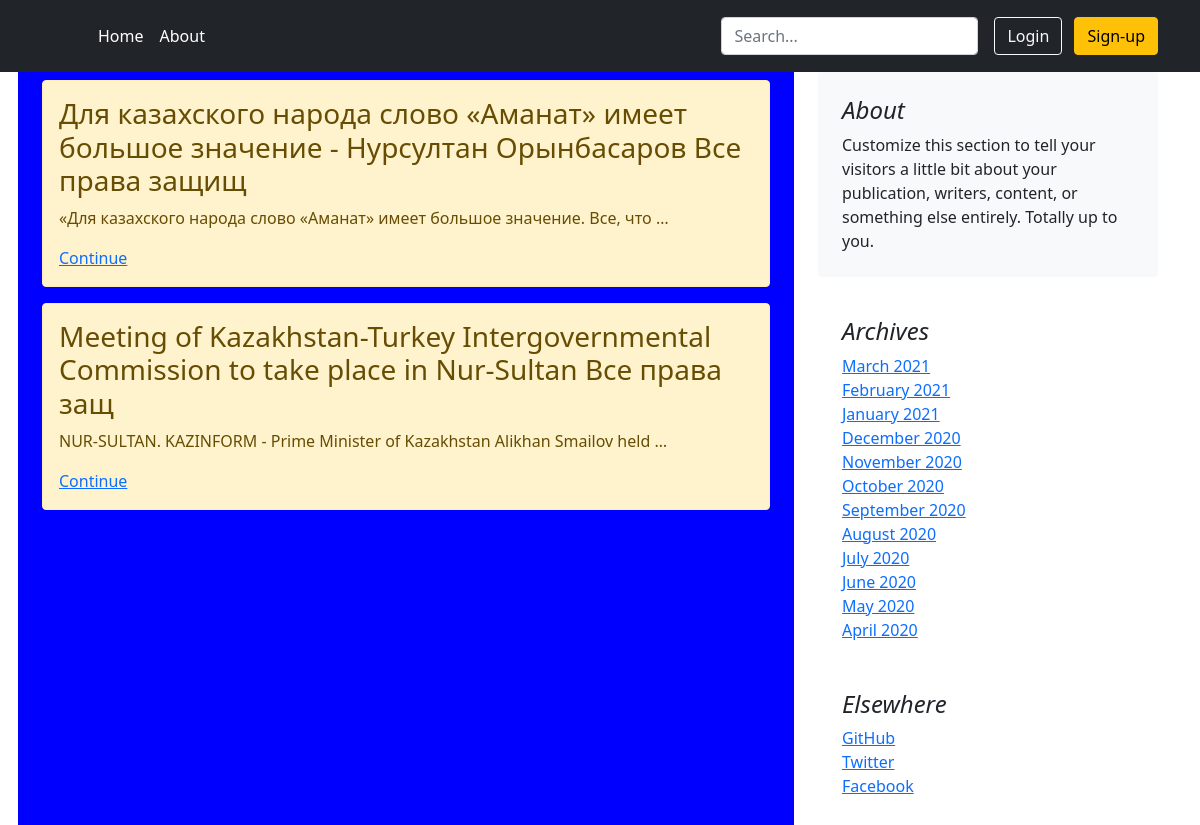
/about, run on the app's committed database.
### App_kz/models.py (models this page shows, shortened)
class News(models.Model):
    title = models.CharField("Name", max_length=100)
    sity = models.CharField("Sity", max_length=50)
    news = models.TextField("Description")

### App_kz/views.py (the view)
# urls.py: path('about', views.about, name="about"),
def about(request):
    news = News.objects.all()
    return render(request, 'App_kz/about.html', {"news": news})

### App_kz/templates/App_kz/about.html (shortened to what this page needs)
{% extends "App_kz/base.html" %}
{% block body %}
    {% if news %}
        {% for x in news %}
            {% if x.sity == "Nursultan" %}
                <div class="alert alert-warning mt-2">
                    <h3>{{ x.title }}</h3>
                    <p>{{ x.news | truncatewords:10}}</p>
                    <a href="#">Continue</a>
                </div>
            {% endif %}
        {% endfor %}
    {% else %}
        <h3>No content</h3>
    {% endif %}
{% endblock %}

### App_kz/templates/App_kz/base.html (shortened to what this page needs)
{% load static %}
<!doctype html>
<html lang="en">
<head>
    <link rel="stylesheet" href="{% static 'App_kz/css/style.css' %}">
    <link rel="stylesheet" href="https://cdn.jsdelivr.net/npm/bootstrap@5.1.3/dist/css/bootstrap.min.css">
</head>
<body>
    <header class="p-3 bg-dark text-white">
        <div class="container">
            <div class="d-flex flex-wrap align-items-center justify-content-center justify-content-lg-start">
                <a href="/" class="d-flex align-items-center mb-2 mb-lg-0 text-white text-decoration-none">
                    <svg class="bi me-2" width="40" height="32" role="img" aria-label="Bootstrap"><use xlink:href="#bootstrap"></use></svg>
                </a>
                <ul class="nav col-12 col-lg-auto me-lg-auto mb-2 justify-content-center mb-md-0">
                    <li><a href="{% url 'index' %}" class="nav-link px-2 text-white">Home</a></li>
                    <li><a href="{% url 'about' %}" class="nav-link px-2 text-white">About</a></li>
                </ul>
                <form class="col-12 col-lg-auto mb-3 mb-lg-0 me-lg-3">
                    <input type="search" class="form-control form-control-dark" placeholder="Search..." aria-label="Search">
                </form>
                <div class="text-end">
                    <button type="button" class="btn btn-outline-light me-2">Login</button>
                    <button type="button" class="btn btn-warning">Sign-up</button>
                </div>
            </div>
        </div>
    </header>
    <main class="container">
        <div class="row g-5">
            <div class="col-md-8">
                {% block body %}{% endblock %}
            </div>
            <div class="col-md-4">
                <div class="position-sticky" style="top: 2rem;">
                    <div class="p-4 mb-3 bg-light rounded">
                        <h4 class="fst-italic">About</h4>
                        <p class="mb-0">Customize this section to tell your visitors a little bit about your publication, writers, content, or something else entirely. Totally up to you.</p>
                    </div>
                    <div class="p-4">
                        <h4 class="fst-italic">Archives</h4>
                        <ol class="list-unstyled mb-0">
                            <li><a href="#">March 2021</a></li>
                            <li><a href="#">February 2021</a></li>
                            <li><a href="#">January 2021</a></li>
                            <li><a href="#">December 2020</a></li>
                            <li><a href="#">November 2020</a></li>
                            <li><a href="#">October 2020</a></li>
                            <li><a href="#">September 2020</a></li>
                            <li><a href="#">August 2020</a></li>
                            <li><a href="#">July 2020</a></li>
                            <li><a href="#">June 2020</a></li>
                            <li><a href="#">May 2020</a></li>
                            <li><a href="#">April 2020</a></li>
                        </ol>
                    </div>
                    <div class="p-4">
                        <h4 class="fst-italic">Elsewhere</h4>
                        <ol class="list-unstyled">
                            <li><a href="#">GitHub</a></li>
                            <li><a href="#">Twitter</a></li>
                            <li><a href="#">Facebook</a></li>
                        </ol>
                    </div>
                </div>
            </div>
        </div>
    </main>
</body>
</html>

### App_kz/static/App_kz/css/style.css (style rules this page uses)
.col-md-8 { background-color: blue; }

### data on the page
News: title "Для казахского народа слово «Аманат» имеет большое значение - Нурсултан Орынбасаров Все права защищ", news "«Для казахского народа слово «Аманат» имеет большое значение. Все, что …"
News: title "Meeting of Kazakhstan-Turkey Intergovernmental Commission to take place in Nur-Sultan Все права защ", news "NUR-SULTAN. KAZINFORM - Prime Minister of Kazakhstan Alikhan Smailov held …"
